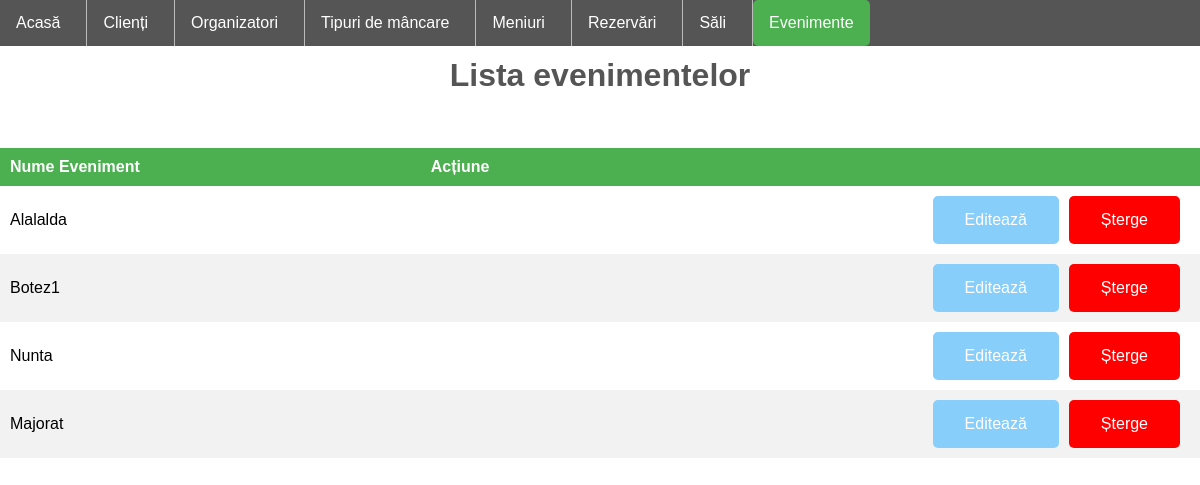
The page /PHP/evenimente.php on the database its author committed.
### tables this page shows
CREATE TABLE `eveniment` (
  `idBallroom` int(11) NOT NULL,
  `Nume_Eveniment` varchar(255) NOT NULL,
  `idC` int(11) NOT NULL
);

### PHP/evenimente.php (the view, shortened to what this page needs)
<!DOCTYPE html>
<!DOCTYPE html>
<html>
<head>
	<link rel="stylesheet" type="text/css">
</head>
<body>
	<ul class="a">
  		<li class="a"><a href="home.php">Acasă</a></li>
  		<li class="a"><a href="clienti.php">Clienți</a>
  		<li class="a"><a href="organizatori.php">Organizatori</a></li>
  		<li class="a"><a href="mancare.php">Tipuri de mâncare</a></li>
  		<li class="a"><a href="meniuri.php">Meniuri</a></li>
  		<li class="a"><a href="rezervari.php">Rezervări</a></li>
  		<li class="a"><a href="sali.php">Săli</a></li>
  		<li class="dropdown"><a class ="active" href="evenimente.php" class="dropbtn">Evenimente</a>
      		</li>
	</ul>
	<br>
	<br>
	<h1>Lista evenimentelor</h1>
	<p>
	<?php
		$mysqli = new mysqli('localhost', 'root', '', 'ballroom');
		$sql= "SELECT * FROM eveniment";
		$result = $mysqli->query($sql);
	?>
	<div class="row justify-content-center">
		<table class ="table">
			<thead>
				<tr>
					<th>Nume Eveniment</th>
					<th colspan="2">Acțiune</th>
				</tr>
			</thead>
			<?php
				while ($row = $result->fetch_assoc()): ?>
					<tr>
						<td><?php echo $row['Nume_Eveniment']; ?></td>
						<td>
							<a href="procesareevenimente.php?delete=<?php echo $row['idBallroom'];?>" class="btnd btn delete">Șterge</a>
							<a href="evenimente.php?edit=<?php echo $row['idBallroom'];?>" class="btn">Editează</a>
						</td>
					</tr>
			<?php endwhile; ?>
		</table>
	</div>
	</p>
</body>
</html>

### PHP/evenimente.php (style rules this page uses)
* { box-sizing: border-box; font-family: sans-serif; -webkit-font-smoothing: antialiased; -moz-osx-font-smoothing: grayscale; }
body { margin: 0; background-repeat: no-repeat; background-attachment: fixed; background-size: auto; background-position: left bottom; display: flex; justify-content: top; height: 100vh; flex-direction: column; }
ul.a { list-style-type: none; margin: 0; padding: 0; overflow: hidden; background-color: #555; position: fixed; width: 100%; }
li { float: left; border-right: 1px solid #bbb; }
li:last-child { border-right: none; }
li a, .dropbtn { display: inline-block; color: white; text-align: center; padding: 14px 16px; text-decoration: none; }
li.dropdown { display: inline-block; }
.active { background-color: #4CAF50; }
a { float:right; background: #555; padding: 10px 15px; color: #fff; border-radius: 5px; margin-right: 10px; border: none; text-decoration: none; }
a.btn { background-color: #87CEFA; border: none; color: white; padding: 15px 32px; text-align: center; text-decoration: none; display: inline-block; font-size: 16px; }
a.btnd { background-color: red; border: none; color: white; padding: 15px 32px; text-align: center; text-decoration: none; display: inline-block; font-size: 16px; }
h1 { text-align: center; color: #555; }
table { border-collapse: collapse; width: 100%; }
th, td { text-align: left; padding: 10px; }
tr:nth-child(even) { background-color: #f2f2f2 }
th { background-color: #4CAF50; color: white; }

### rows shown on the page
eveniment: Nume_Eveniment "Alalalda"
eveniment: Nume_Eveniment "Botez1"
eveniment: Nume_Eveniment "Nunta"
eveniment: Nume_Eveniment "Majorat"
